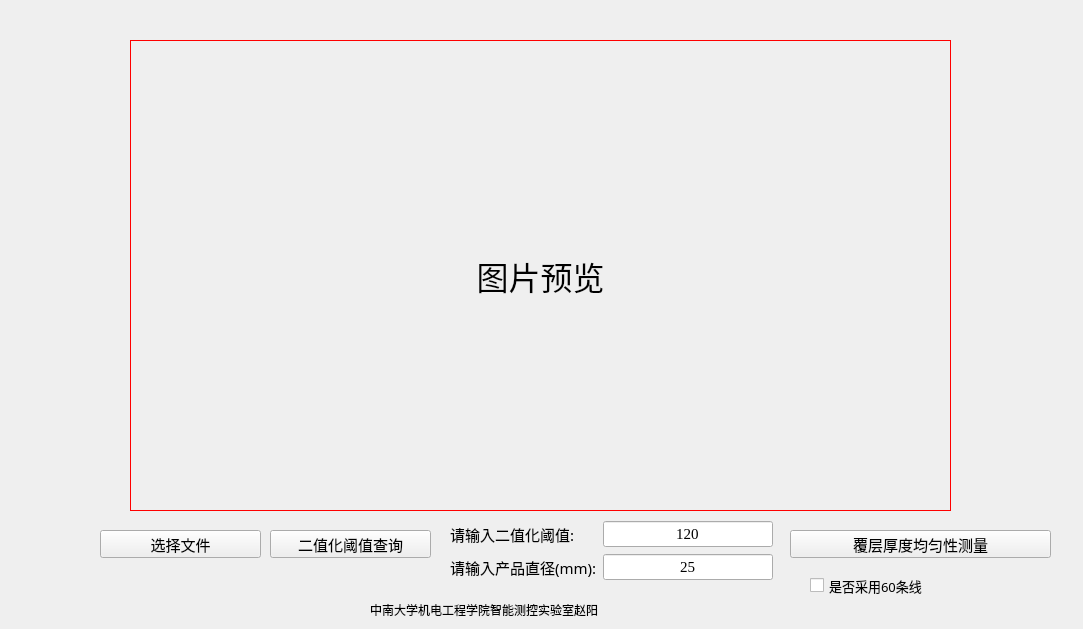
<?xml version="1.0" encoding="UTF-8"?>
<ui version="4.0">
 <class>Form</class>
 <widget class="QWidget" name="Form">
  <property name="geometry">
   <rect>
    <x>0</x>
    <y>0</y>
    <width>1083</width>
    <height>629</height>
   </rect>
  </property>
  <property name="font">
   <font>
    <family>隶书</family>
    <pointsize>11</pointsize>
   </font>
  </property>
  <property name="windowTitle">
   <string>覆层均匀性测量软件</string>
  </property>
  <property name="styleSheet">
   <string notr="true">QLabel#label{
    border: 1px solid red;
}</string>
  </property>
  <widget class="QPushButton" name="B1">
   <property name="geometry">
    <rect>
     <x>100</x>
     <y>530</y>
     <width>161</width>
     <height>28</height>
    </rect>
   </property>
   <property name="font">
    <font>
     <family>隶书</family>
     <pointsize>11</pointsize>
    </font>
   </property>
   <property name="text">
    <string>选择文件</string>
   </property>
  </widget>
  <widget class="QLabel" name="label">
   <property name="geometry">
    <rect>
     <x>130</x>
     <y>40</y>
     <width>821</width>
     <height>471</height>
    </rect>
   </property>
   <property name="font">
    <font>
     <family>隶书</family>
     <pointsize>24</pointsize>
    </font>
   </property>
   <property name="text">
    <string>图片预览</string>
   </property>
   <property name="alignment">
    <set>Qt::AlignCenter</set>
   </property>
  </widget>
  <widget class="QPushButton" name="B2">
   <property name="geometry">
    <rect>
     <x>270</x>
     <y>530</y>
     <width>161</width>
     <height>28</height>
    </rect>
   </property>
   <property name="font">
    <font>
     <family>隶书</family>
     <pointsize>11</pointsize>
    </font>
   </property>
   <property name="text">
    <string>二值化阈值查询</string>
   </property>
  </widget>
  <widget class="QPushButton" name="B3">
   <property name="geometry">
    <rect>
     <x>790</x>
     <y>530</y>
     <width>261</width>
     <height>28</height>
    </rect>
   </property>
   <property name="font">
    <font>
     <family>隶书</family>
     <pointsize>11</pointsize>
    </font>
   </property>
   <property name="text">
    <string>覆层厚度均匀性测量</string>
   </property>
  </widget>
  <widget class="QLabel" name="label_3">
   <property name="geometry">
    <rect>
     <x>370</x>
     <y>600</y>
     <width>441</width>
     <height>20</height>
    </rect>
   </property>
   <property name="font">
    <font>
     <family>隶书</family>
     <pointsize>9</pointsize>
    </font>
   </property>
   <property name="text">
    <string>中南大学机电工程学院智能测控实验室赵阳</string>
   </property>
  </widget>
  <widget class="QWidget" name="layoutWidget">
   <property name="geometry">
    <rect>
     <x>450</x>
     <y>520</y>
     <width>323</width>
     <height>61</height>
    </rect>
   </property>
   <layout class="QGridLayout" name="gridLayout">
    <item row="0" column="0">
     <widget class="QLabel" name="label_2">
      <property name="font">
       <font>
        <family>隶书</family>
        <pointsize>11</pointsize>
       </font>
      </property>
      <property name="text">
       <string>请输入二值化阈值:</string>
      </property>
     </widget>
    </item>
    <item row="0" column="1">
     <widget class="QLineEdit" name="threshold">
      <property name="font">
       <font>
        <family>Times New Roman</family>
        <pointsize>11</pointsize>
       </font>
      </property>
      <property name="layoutDirection">
       <enum>Qt::LeftToRight</enum>
      </property>
      <property name="text">
       <string>120</string>
      </property>
      <property name="alignment">
       <set>Qt::AlignCenter</set>
      </property>
      <property name="placeholderText">
       <string>0～255</string>
      </property>
     </widget>
    </item>
    <item row="1" column="0">
     <widget class="QLabel" name="label_4">
      <property name="font">
       <font>
        <family>隶书</family>
        <pointsize>11</pointsize>
       </font>
      </property>
      <property name="text">
       <string>请输入产品直径(mm):</string>
      </property>
     </widget>
    </item>
    <item row="1" column="1">
     <widget class="QLineEdit" name="threshold_2">
      <property name="font">
       <font>
        <family>Times New Roman</family>
        <pointsize>11</pointsize>
       </font>
      </property>
      <property name="layoutDirection">
       <enum>Qt::LeftToRight</enum>
      </property>
      <property name="text">
       <string>25</string>
      </property>
      <property name="alignment">
       <set>Qt::AlignCenter</set>
      </property>
      <property name="placeholderText">
       <string>0～255</string>
      </property>
     </widget>
    </item>
   </layout>
  </widget>
  <widget class="QCheckBox" name="CB1">
   <property name="geometry">
    <rect>
     <x>810</x>
     <y>570</y>
     <width>151</width>
     <height>31</height>
    </rect>
   </property>
   <property name="font">
    <font>
     <family>楷体</family>
     <pointsize>10</pointsize>
    </font>
   </property>
   <property name="text">
    <string>是否采用60条线</string>
   </property>
  </widget>
 </widget>
 <resources/>
 <connections/>
</ui>
